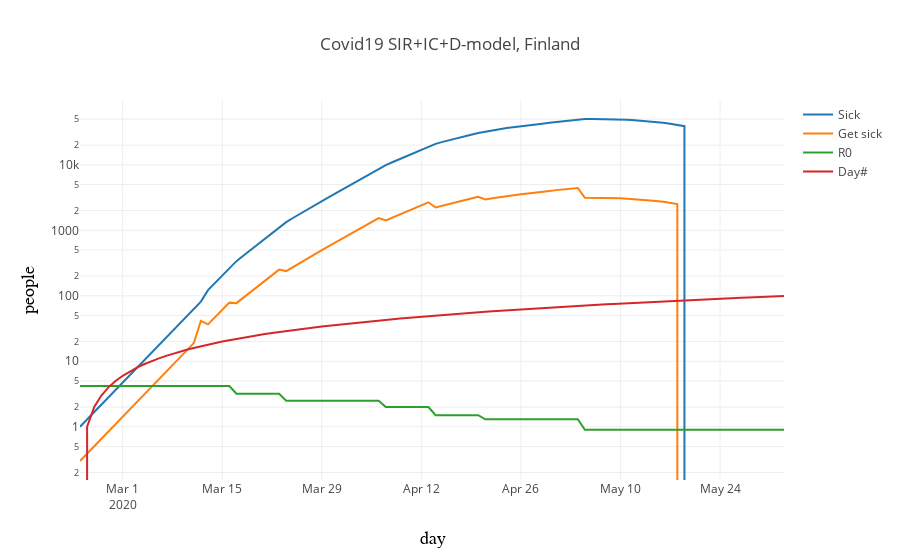

Here is the notebook cell this chart was saved with:
### Code cell
n_days = 100
df = pd.DataFrame()
df['day'] = range(n_days)
df['sick'] = 0.0
starting_population = 6e6
df['population_left'] = starting_population #Susceptible population left
contagious_days=14
start = dateutil.parser.parse("2020-02-24T00:00:00Z")
df['cured'] = 0. # Cured
df['dead'] = 0. # Deaths per day
df['bodycount'] = 0. # Minimization goal
df['sporadic_additions'] = 0. #Sporadic additions from the news
df['ic'] = 0. # People in Intensive Care
df['no_ic'] = 0. # People left witout IC 
df['get_sick'] = 0. # People starting to show symptoms / getting sick
df.sick[0] = 1.0 # First patient

# Changes in R0 per week
df['r0'] = 4.2 # Starting with a lot of 'imported' cases
df.loc[df['day'] >3*7, 'r0'] = 3.2
df.loc[df['day'] >4*7, 'r0'] = 2.5 # Estimated infection rate
df.loc[df['day'] >5*7, 'r0'] = 2.5
df.loc[df['day'] >6*7, 'r0'] = 2.0
df.loc[df['day'] >7*7, 'r0'] = 1.5
df.loc[df['day'] >8*7, 'r0'] = 1.3
df.loc[df['day'] >10*7, 'r0'] = 0.9 # 
#df.loc[df['day'] >11*7, 'r0'] = 1.1
#df.loc[df['day'] >12*7, 'r0'] = 0.9
#df.loc[df['day'] >15*7, 'r0'] = 0.4

# Add from the News
df.sporadic_additions[17] = 17

#How many days the disease is contagious
contagious_days=14

#Probabilities for death under different conditions

death_prob_per_day = 0.037/contagious_days
death_prob_ic = 0.15/contagious_days
death_prob_no_care = 0.3/contagious_days

ic_need = 0.06
ic_capacity=1000.

for i in range(n_days-15):
    if df.sick[i]*ic_need > ic_capacity:
        ic_nocare_patients = df.sick[i]*ic_need - ic_capacity
        ic_patients = ic_capacity
    else:
        ic_nocare_patients = 0
        ic_patients = df.sick[i]*ic_need
    df.dead[i] = (death_prob_per_day*(df.sick[i] - ic_nocare_patients - ic_patients)
                  + death_prob_no_care * ic_nocare_patients
                  + death_prob_ic * ic_patients)
    df.ic[i] = ic_patients
    df.no_ic[i] = ic_nocare_patients
    
    df.bodycount[i+1] = df.bodycount[i] + abs(df.dead[i])

    get_sick = ( df.population_left[i] * df.sick[i] * (df.r0[i]/contagious_days) / starting_population
                 + df.sporadic_additions[i] 
               )
    if get_sick < 0:
        get_sick = 0
        
    df.get_sick[i] = get_sick
    df.cured[i+14] = get_sick - df.dead[i]
    
    df.sick[i+1] = (df.sick[i]  - df.cured[i] ) + get_sick - df.dead[i]
    
    df.population_left[i+1] = df.population_left[i] - df.cured[i] - df.dead[i] - get_sick
    
    if df.sick[i+1] < 0:
        df.sick[i+1] = 0.0
        #df.contagious[i] = 0
    if df.population_left[i] < 0:
        df.population_left[i] = 0
    #print((1+(df.contagious[i]-1.0)/14.0))

df.ts = pd.to_datetime(start.timestamp() + df['day']*86400, unit='s')
data=[
      go.Scatter(x=df.ts, y=df.sick, name="Sick"),
      #go.Scatter(x=df.ts, y=df.bodycount, name="Dead"),
      #go.Scatter(x=df.ts, y=df.ic, name="IC"),
      #go.Scatter(x=df.ts, y=df.no_ic, name="No IC"),
      #go.Scatter(x=df.ts, y=df.cured, name="Cured"),
      go.Scatter(x=df.ts, y=df.get_sick, name="Get sick"),
      #go.Scatter(x=df.ts, y=df.population_left, name="Susceptible"),
      go.Scatter(x=df.ts, y=df.r0, name="R0"),
      go.Scatter(x=df.ts, y=df.day, name="Day#"),

]
layout = go.Layout(
    title='Covid19 SIR+IC+D-model, Finland',
    xaxis=dict(
        title='day',
        titlefont=dict(
            family='Courier New, monospace',
            size=18,
            color='#000000'
        )
    ),
    yaxis=dict(
        type='log',
        title='people',
        titlefont=dict(
            family='Courier New, monospace',
            size=18,
            color='#000000'
        ),
        #range = [0,6.5],
        #range = [0,60000],

    )
)
iplot({ 'data': data, "layout": layout })
